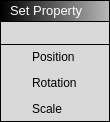
<?xml version="1.0" encoding="UTF-8"?>
<ui version="4.0">
 <class>SetGOPropertysBlock</class>
 <widget class="QWidget" name="SetGOPropertysBlock">
  <property name="geometry">
   <rect>
    <x>0</x>
    <y>0</y>
    <width>110</width>
    <height>122</height>
   </rect>
  </property>
  <property name="windowTitle">
   <string>Form</string>
  </property>
  <layout class="QHBoxLayout" name="horizontalLayout">
   <property name="leftMargin">
    <number>0</number>
   </property>
   <property name="topMargin">
    <number>0</number>
   </property>
   <property name="rightMargin">
    <number>0</number>
   </property>
   <property name="bottomMargin">
    <number>0</number>
   </property>
   <item>
    <widget class="QWidget" name="Holder" native="true">
     <property name="styleSheet">
      <string notr="true">QWidget#Holder { background-color: rgb(0, 0, 0); }</string>
     </property>
     <layout class="QVBoxLayout" name="verticalLayout_4">
      <property name="spacing">
       <number>1</number>
      </property>
      <property name="leftMargin">
       <number>1</number>
      </property>
      <property name="topMargin">
       <number>1</number>
      </property>
      <property name="rightMargin">
       <number>1</number>
      </property>
      <property name="bottomMargin">
       <number>1</number>
      </property>
      <item>
       <widget class="QWidget" name="Header" native="true">
        <property name="minimumSize">
         <size>
          <width>0</width>
          <height>20</height>
         </size>
        </property>
        <property name="maximumSize">
         <size>
          <width>16777215</width>
          <height>28</height>
         </size>
        </property>
        <property name="styleSheet">
         <string notr="true">background-color: qlineargradient(spread:pad, x1:0, y1:0, x2:1, y2:0, stop:0 rgba(0, 0, 0, 255), stop:1 rgba(184, 184, 184, 255));</string>
        </property>
        <layout class="QVBoxLayout" name="verticalLayout_5">
         <property name="spacing">
          <number>6</number>
         </property>
         <property name="leftMargin">
          <number>9</number>
         </property>
         <property name="topMargin">
          <number>0</number>
         </property>
         <property name="rightMargin">
          <number>9</number>
         </property>
         <property name="bottomMargin">
          <number>0</number>
         </property>
         <item>
          <widget class="QLabel" name="label">
           <property name="sizePolicy">
            <sizepolicy hsizetype="Maximum" vsizetype="Preferred">
             <horstretch>0</horstretch>
             <verstretch>0</verstretch>
            </sizepolicy>
           </property>
           <property name="maximumSize">
            <size>
             <width>16777215</width>
             <height>16777215</height>
            </size>
           </property>
           <property name="styleSheet">
            <string notr="true">background-color: rgba(255, 255, 255, 0);</string>
           </property>
           <property name="text">
            <string>&lt;html&gt;&lt;head/&gt;&lt;body&gt;&lt;p&gt;&lt;span style=&quot; font-size:10pt; color:#ffffff;&quot;&gt;Set Property&lt;/span&gt;&lt;/p&gt;&lt;/body&gt;&lt;/html&gt;</string>
           </property>
          </widget>
         </item>
        </layout>
       </widget>
      </item>
      <item>
       <widget class="QWidget" name="ExecNodeLayout" native="true">
        <property name="styleSheet">
         <string notr="true">background-color: rgb(216, 216, 216);</string>
        </property>
        <layout class="QHBoxLayout" name="horizontalLayout_6">
         <property name="spacing">
          <number>1</number>
         </property>
         <property name="leftMargin">
          <number>9</number>
         </property>
         <property name="topMargin">
          <number>1</number>
         </property>
         <property name="rightMargin">
          <number>9</number>
         </property>
         <property name="bottomMargin">
          <number>1</number>
         </property>
         <item>
          <widget class="QWidget" name="InNodes" native="true">
           <property name="sizePolicy">
            <sizepolicy hsizetype="Preferred" vsizetype="Preferred">
             <horstretch>0</horstretch>
             <verstretch>0</verstretch>
            </sizepolicy>
           </property>
           <layout class="QVBoxLayout" name="verticalLayout_2">
            <property name="leftMargin">
             <number>0</number>
            </property>
            <property name="topMargin">
             <number>0</number>
            </property>
            <property name="rightMargin">
             <number>0</number>
            </property>
            <property name="bottomMargin">
             <number>0</number>
            </property>
            <item>
             <widget class="ConnectorExecIn" name="NodeExecIn" native="true">
              <property name="sizePolicy">
               <sizepolicy hsizetype="Preferred" vsizetype="Preferred">
                <horstretch>0</horstretch>
                <verstretch>0</verstretch>
               </sizepolicy>
              </property>
              <property name="minimumSize">
               <size>
                <width>16</width>
                <height>16</height>
               </size>
              </property>
              <property name="maximumSize">
               <size>
                <width>16</width>
                <height>16</height>
               </size>
              </property>
              <property name="styleSheet">
               <string notr="true"/>
              </property>
             </widget>
            </item>
           </layout>
          </widget>
         </item>
         <item>
          <spacer name="horizontalSpacer_4">
           <property name="orientation">
            <enum>Qt::Horizontal</enum>
           </property>
           <property name="sizeHint" stdset="0">
            <size>
             <width>40</width>
             <height>20</height>
            </size>
           </property>
          </spacer>
         </item>
         <item>
          <widget class="QWidget" name="OutNodes_2" native="true">
           <property name="layoutDirection">
            <enum>Qt::RightToLeft</enum>
           </property>
           <layout class="QVBoxLayout" name="verticalLayout_3">
            <property name="leftMargin">
             <number>0</number>
            </property>
            <property name="topMargin">
             <number>0</number>
            </property>
            <property name="rightMargin">
             <number>0</number>
            </property>
            <property name="bottomMargin">
             <number>0</number>
            </property>
            <item>
             <widget class="ConnectorExecOut" name="NodeExecOut" native="true">
              <property name="sizePolicy">
               <sizepolicy hsizetype="Preferred" vsizetype="Preferred">
                <horstretch>0</horstretch>
                <verstretch>0</verstretch>
               </sizepolicy>
              </property>
              <property name="minimumSize">
               <size>
                <width>16</width>
                <height>16</height>
               </size>
              </property>
              <property name="maximumSize">
               <size>
                <width>16</width>
                <height>16</height>
               </size>
              </property>
              <property name="styleSheet">
               <string notr="true"/>
              </property>
             </widget>
            </item>
           </layout>
          </widget>
         </item>
        </layout>
       </widget>
      </item>
      <item>
       <widget class="QWidget" name="widget" native="true">
        <property name="styleSheet">
         <string notr="true">background-color: rgb(216, 216, 216);</string>
        </property>
        <layout class="QHBoxLayout" name="horizontalLayout_2">
         <property name="topMargin">
          <number>2</number>
         </property>
         <property name="bottomMargin">
          <number>2</number>
         </property>
         <item>
          <widget class="QWidget" name="OutNodes" native="true">
           <property name="layoutDirection">
            <enum>Qt::RightToLeft</enum>
           </property>
           <layout class="QVBoxLayout" name="verticalLayout">
            <property name="leftMargin">
             <number>0</number>
            </property>
            <property name="topMargin">
             <number>0</number>
            </property>
            <property name="rightMargin">
             <number>0</number>
            </property>
            <property name="bottomMargin">
             <number>0</number>
            </property>
            <item>
             <widget class="QWidget" name="PositionRow" native="true">
              <layout class="QHBoxLayout" name="horizontalLayout_3">
               <property name="leftMargin">
                <number>0</number>
               </property>
               <property name="topMargin">
                <number>0</number>
               </property>
               <property name="rightMargin">
                <number>0</number>
               </property>
               <property name="bottomMargin">
                <number>0</number>
               </property>
               <item>
                <spacer name="horizontalSpacer_3">
                 <property name="orientation">
                  <enum>Qt::Horizontal</enum>
                 </property>
                 <property name="sizeHint" stdset="0">
                  <size>
                   <width>40</width>
                   <height>20</height>
                  </size>
                 </property>
                </spacer>
               </item>
               <item>
                <widget class="QLabel" name="PositionLabel">
                 <property name="text">
                  <string>Position</string>
                 </property>
                </widget>
               </item>
               <item>
                <widget class="ConnectorIn" name="PositionNode" native="true">
                 <property name="sizePolicy">
                  <sizepolicy hsizetype="Preferred" vsizetype="Preferred">
                   <horstretch>0</horstretch>
                   <verstretch>0</verstretch>
                  </sizepolicy>
                 </property>
                 <property name="minimumSize">
                  <size>
                   <width>16</width>
                   <height>16</height>
                  </size>
                 </property>
                 <property name="maximumSize">
                  <size>
                   <width>16</width>
                   <height>16</height>
                  </size>
                 </property>
                 <property name="styleSheet">
                  <string notr="true"/>
                 </property>
                </widget>
               </item>
              </layout>
             </widget>
            </item>
            <item>
             <widget class="QWidget" name="RotationRow" native="true">
              <layout class="QHBoxLayout" name="horizontalLayout_5">
               <property name="leftMargin">
                <number>0</number>
               </property>
               <property name="topMargin">
                <number>0</number>
               </property>
               <property name="rightMargin">
                <number>0</number>
               </property>
               <property name="bottomMargin">
                <number>0</number>
               </property>
               <item>
                <spacer name="horizontalSpacer_2">
                 <property name="orientation">
                  <enum>Qt::Horizontal</enum>
                 </property>
                 <property name="sizeHint" stdset="0">
                  <size>
                   <width>40</width>
                   <height>20</height>
                  </size>
                 </property>
                </spacer>
               </item>
               <item>
                <widget class="QLabel" name="RotationLabel">
                 <property name="text">
                  <string>Rotation</string>
                 </property>
                </widget>
               </item>
               <item>
                <widget class="ConnectorIn" name="RotationNode" native="true">
                 <property name="sizePolicy">
                  <sizepolicy hsizetype="Preferred" vsizetype="Preferred">
                   <horstretch>0</horstretch>
                   <verstretch>0</verstretch>
                  </sizepolicy>
                 </property>
                 <property name="minimumSize">
                  <size>
                   <width>16</width>
                   <height>16</height>
                  </size>
                 </property>
                 <property name="maximumSize">
                  <size>
                   <width>16</width>
                   <height>16</height>
                  </size>
                 </property>
                 <property name="styleSheet">
                  <string notr="true"/>
                 </property>
                </widget>
               </item>
              </layout>
             </widget>
            </item>
            <item>
             <widget class="QWidget" name="ScaleRow" native="true">
              <layout class="QHBoxLayout" name="horizontalLayout_4">
               <property name="leftMargin">
                <number>0</number>
               </property>
               <property name="topMargin">
                <number>0</number>
               </property>
               <property name="rightMargin">
                <number>0</number>
               </property>
               <property name="bottomMargin">
                <number>0</number>
               </property>
               <item>
                <spacer name="horizontalSpacer">
                 <property name="orientation">
                  <enum>Qt::Horizontal</enum>
                 </property>
                 <property name="sizeHint" stdset="0">
                  <size>
                   <width>40</width>
                   <height>20</height>
                  </size>
                 </property>
                </spacer>
               </item>
               <item>
                <widget class="QLabel" name="ScaleLabel">
                 <property name="text">
                  <string>Scale</string>
                 </property>
                </widget>
               </item>
               <item>
                <widget class="ConnectorIn" name="ScaleNode" native="true">
                 <property name="sizePolicy">
                  <sizepolicy hsizetype="Preferred" vsizetype="Preferred">
                   <horstretch>0</horstretch>
                   <verstretch>0</verstretch>
                  </sizepolicy>
                 </property>
                 <property name="minimumSize">
                  <size>
                   <width>16</width>
                   <height>16</height>
                  </size>
                 </property>
                 <property name="maximumSize">
                  <size>
                   <width>16</width>
                   <height>16</height>
                  </size>
                 </property>
                 <property name="styleSheet">
                  <string notr="true"/>
                 </property>
                </widget>
               </item>
              </layout>
             </widget>
            </item>
           </layout>
          </widget>
         </item>
        </layout>
       </widget>
      </item>
     </layout>
    </widget>
   </item>
  </layout>
 </widget>
 <customwidgets>
  <customwidget>
   <class>ConnectorIn</class>
   <extends>QWidget</extends>
   <header>connectorin.h</header>
   <container>1</container>
  </customwidget>
  <customwidget>
   <class>ConnectorExecOut</class>
   <extends>QWidget</extends>
   <header>connectorexecout.h</header>
   <container>1</container>
  </customwidget>
  <customwidget>
   <class>ConnectorExecIn</class>
   <extends>QWidget</extends>
   <header>connectorexecin.h</header>
   <container>1</container>
  </customwidget>
 </customwidgets>
 <resources/>
 <connections/>
</ui>
